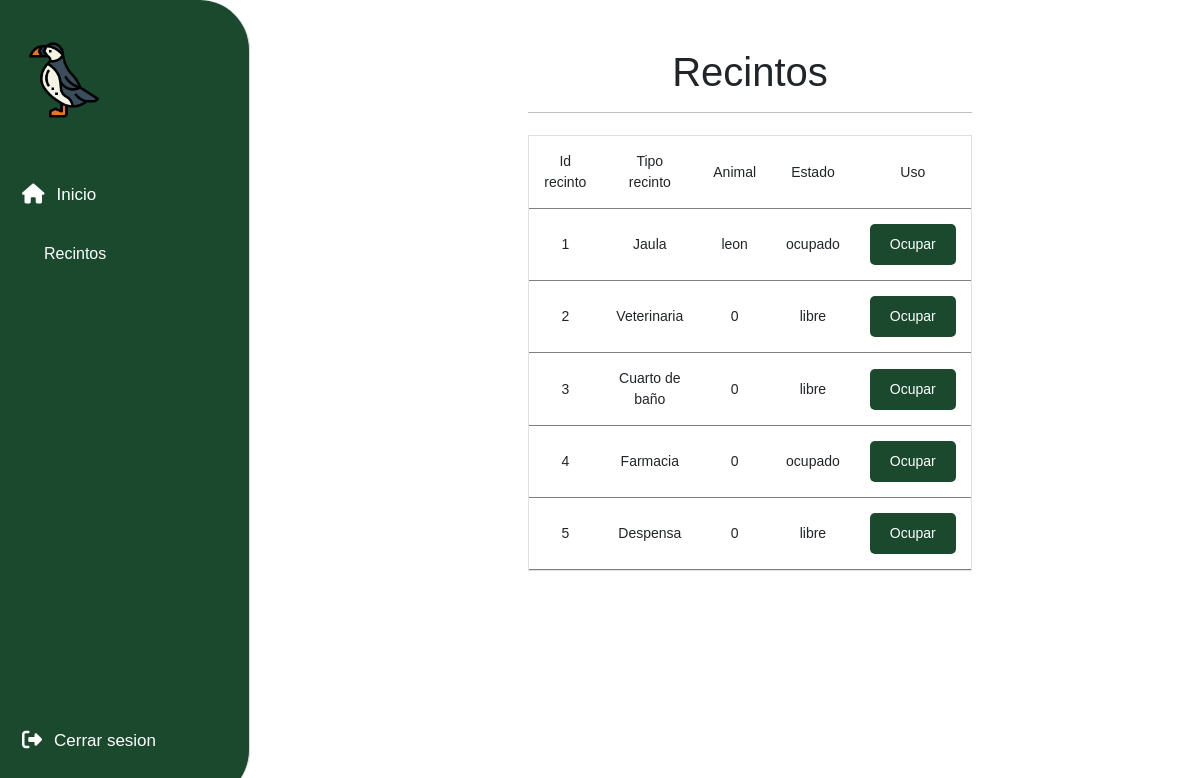
The page /cuidador/cuidador.php on the database its author committed.
### tables this page shows
CREATE TABLE `recintos` (
  `id_recintos` int(11) NOT NULL,
  `tipo` varchar(60) NOT NULL,
  `n_animales` varchar(60) NOT NULL,
  `estado` varchar(60) NOT NULL
);

### cuidador/cuidador.php (the view, shortened to what this page needs)
<?php
    require ('../includes/conexion.php')
?>
<!DOCTYPE html>
<html lang="es">
<head>
    <link rel="stylesheet" type="text/css" href="../CSS/cuidador.css">
    <link href="https://cdn.jsdelivr.net/npm/bootstrap@5.3.0-alpha3/dist/css/bootstrap.min.css" rel="stylesheet">
</head>
<body>
    <aside class="sidebar">
      <header class="sidebar-header">
        <img class="logo-img" src="../images/frailecillo.png"/>
      </header>
      <nav>
        <button>
          <span>
            <i class="fa-solid fa-house" style="color: #ffffff;"></i>
            <span>Inicio</span>
          </span>
        </button>
        <button>
          <span>
            <span><select id="menu" class="tablas_menu"><option value="option1">Recintos</option>
            </select></span>
          </span>
        </button>
        <button id="logout-button">
          <span>
            <i class="fa-solid fa-right-from-bracket"></i>
            <span>Cerrar sesion</span>
          </span>
        </button>
      </nav>
    </aside>
    <div id="option1" class="opciones">
    <br><br>
    <center><h1>Recintos</h1></center>
    <hr style="border: none; border-top: 1px solid black;">
    <div id="recintos">
    	<div class="table">
    		<table>
    			<thead>
    			<tr>
    				<td>Id recinto</td>
    				<td>Tipo recinto</td>
    				<td>Animal</td>
    				<td>Estado</td>
            <td>Uso</td>
    			</tr>
    			</thead>
    			<tbody>
    				<?php
    				$sql="SELECT * from recintos";
    				$result=mysqli_query($conn,$sql);
    				while($mostrar=mysqli_fetch_array($result)){
                        $arreglo = $mostrar['id_recintos'].','.$mostrar['n_animales'].','.$mostrar['estado'];
    				 ?>
    				<tr>
    					<td><?php echo $mostrar['id_recintos'] ?></td>
    					<td><?php echo $mostrar['tipo'] ?></td>
    					<td><?php echo $mostrar['n_animales'] ?></td>
    					<td><?php echo $mostrar['estado'] ?></td>
    					<td><button type="button" data-bs-toggle="modal" data-bs-target="#editar_recintos" class="boton" onclick="estado_rec('<?php echo $arreglo?>')">Ocupar</td>
    				</tr>
    				<?php
    				}
    				 ?>
    			</tbody>
    		</table>
    	</div>
      </div>
    </div>
</body>
</html>

### CSS/cuidador.css (style rules this page uses)
* { font-family: Arial, sans-serif; }
.sidebar { position: fixed; top: 0; left: 0; display: flex; flex-direction: column; align-items: flex-start; width: 250px; height: 100%; padding: 40px 10px 30px 10px; background: #1b492e; border-right: 1px solid #dbdbdb; transition: 0.3s; color: white; border-top-right-radius: 50px; border-bottom-right-radius: 50px; }
.sidebar-header { width: 100%; margin-bottom: 44px; }
.logo-img { margin-left: 14px; height: 80px; }
.sidebar button { height: 60px; background: transparent; border: 0; padding: 0; font-family: inherit; color: inherit; cursor: pointer; }
.sidebar button>span { display: flex; align-items: center; gap: 12px; height: 48px; padding: 0 12px; border-radius: 24px; line-height: 1; }
.sidebar button>span>span { transition: 0.3s; }
.sidebar button i { position: relative; font-size: 20px; transition: 0.2s; }
.sidebar button span { font-size: 17px; }
.sidebar>nav { flex: 1 1 auto; display: flex; flex-direction: column; width: 100%; }
.sidebar>nav button:last-child { margin-top: auto; }
.tablas_menu { width: 150px; padding: 10px; border: none; background-color: #1b492e; font-size: 16px; appearance: none; -webkit-appearance: none; border-radius: 5%; color: white; }
.tablas_menu:after { content: "\25BC"; position: relative; top: 0; right: 0; padding: 10px; background-color: #1b492e; font-size: 16px; pointer-events: none; }
.opciones { margin-left: 600px; margin-right: 300px; width: 80%; }
body { display: flex; align-items: center; justify-content: center; background: white; }
.table { border: solid 1px #1b492e; margin-top: 5%; table-layout: auto; }
table { color: black; font-size: 14px; table-layout: fixed; }
thead { background: #1b492e; color: white; }
td { padding: 15px; border-bottom: solid 1px #1b492e; text-align: center; }
tbody tr { cursor: pointer; }
.boton { background-color: #1b492e; color: white; padding: 10px 20px; border: none; border-radius: 5px; cursor: pointer; }

### rows shown on the page
recintos: id_recintos "1", tipo "Jaula", n_animales "leon", estado "ocupado"
recintos: id_recintos "2", tipo "Veterinaria", n_animales "0", estado "libre"
recintos: id_recintos "3", tipo "Cuarto de baño", n_animales "0", estado "libre"
recintos: id_recintos "4", tipo "Farmacia", n_animales "0", estado "ocupado"
recintos: id_recintos "5", tipo "Despensa", n_animales "0", estado "libre"
